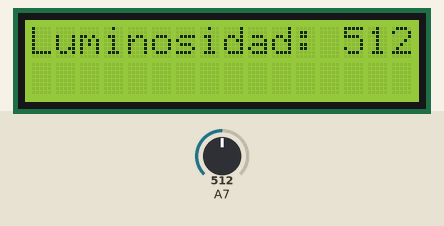
Recording of a sketch running on a simulated Arduino Mega 2560, built with avr-gcc and run on an emulated ATmega2560. Parts: 16×2 character LCD. The test bench sets the inputs (shaded band); at power-on: A7 = 512. What the sketch prints to the serial monitor is not drawn.

Above: at 1.2 s.
1.3 s: A7 set to 716
At 2.9 s:
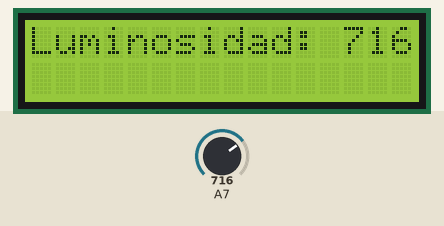
3.6 s: A7 set to 900
At 4.6 s:
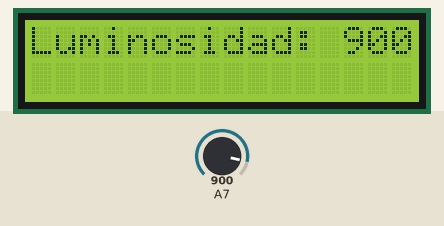
5.6 s: A7 set to 1023
At 7.6 s:
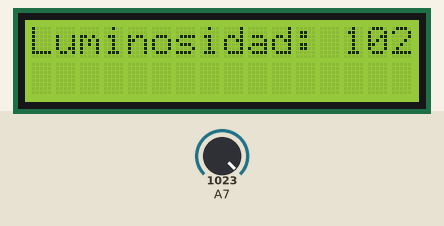
Timing chart, 0 to 9.1 s (numbered marks = the images above; inputs shaded):
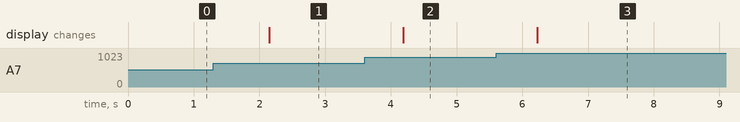

The sketch:

testLDRconLCD_Eduino32.ino
```cpp
#include <Wire.h>
#include <LiquidCrystal_I2C.h>

LiquidCrystal_I2C lcd(0x27, 16, 2);
float ldrPin = 39;  // Cambia esto al número de pin al que conectaste tu LDR

void setup()
{
  Serial.begin(115200);
  lcd.init();
  lcd.backlight();
  lcd.setCursor(0,0);
  lcd.print("  Hola Mundo ");
  Serial.println("EDUINO32 LITE");
  lcd.setCursor(0,1);
  lcd.print("  EDUINO32 LITE ");
  Serial.println("EDUINO32 LITE");
  //delay(2000);
}

void loop()
{
  int ldrValue = analogRead(ldrPin);

  lcd.clear();
  lcd.setCursor(0, 0);
  lcd.print("Luminosidad: ");
  lcd.print(ldrValue);
  Serial.print("Valor: ");
  Serial.println(ldrValue);

  delay(1000);  // Espera un segundo antes de leer nuevamente
}
```

Measured:
- after the input at 1.3 s, the display: changes after 0.85 s (image 1)
- after the input at 3.6 s, the display: changes after 0.59 s (image 2)
- after the input at 5.6 s, the display: changes after 0.63 s (image 3)
